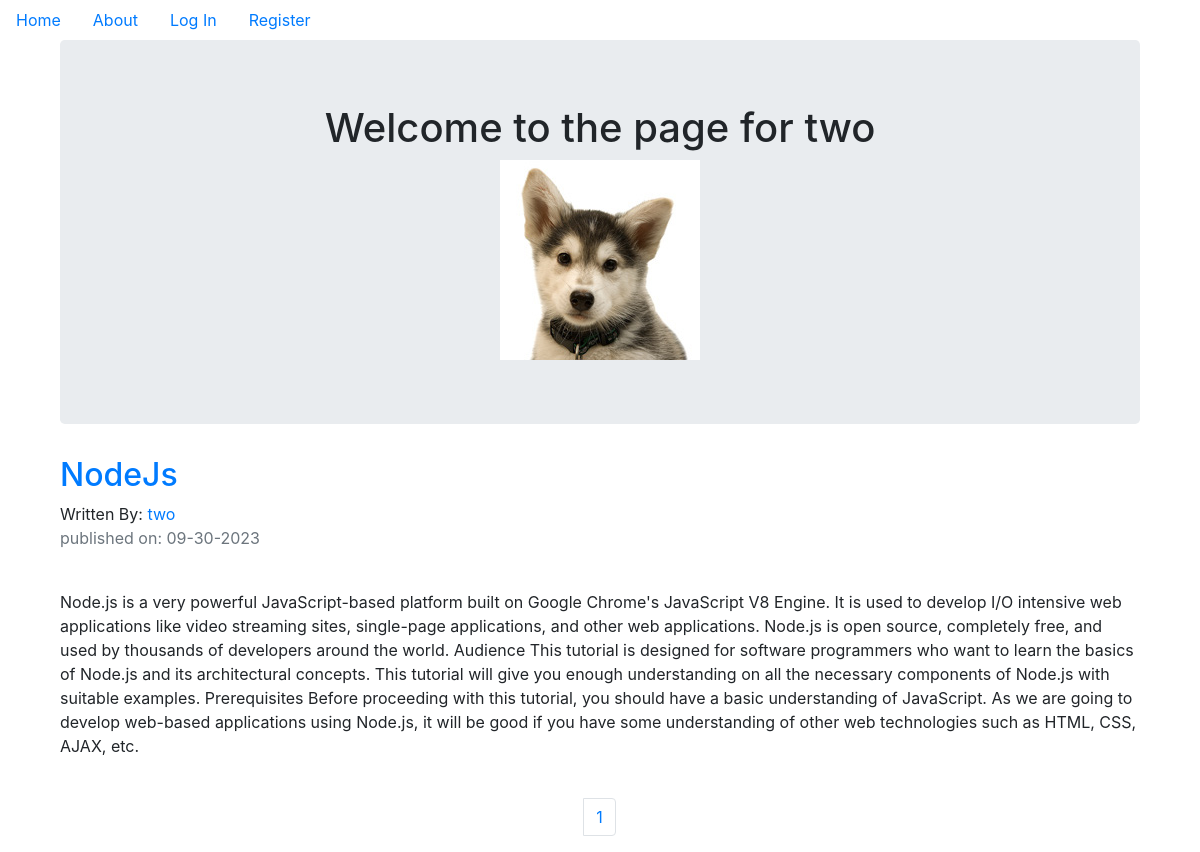
The app's page /two with its own data.
### schoolblog/models.py (models this page shows, shortened)
class User(db.Model, UserMixin):
    __tablename__ = 'users'
    id = db.Column(db.Integer, primary_key = True)
    profile_image = db.Column(db.String(20), nullable=False, default='default_profile.png')
    email = db.Column(db.String(64), unique=True, index=True)
    username = db.Column(db.String(64), unique=True, index=True)
    pass_hash = db.Column(db.String(128))
    posts = db.relationship('Blog', backref='author', lazy=True)

class Blog(db.Model):
    users = db.relationship(User)
    id = db.Column(db.Integer, primary_key=True)
    user_id = db.Column(db.Integer, db.ForeignKey('users.id'), nullable=False)
    date = db.Column(db.DateTime, nullable=False, default=datetime.utcnow)
    title = db.Column(db.String(140), nullable=False)
    text = db.Column(db.Text, nullable=False)

### schoolblog/users/views.py (the view)
@users.route("/<username>")
def user_posts(username):
    page = request.args.get('page', 1, type=int)
    user = User.query.filter_by(username=username).first_or_404()
    blog_posts = Blog.query.filter_by(author=user).order_by(Blog.date.desc()).paginate(page=page, per_page=7)
    return render_template('user_blog_post.html', blog_posts=blog_posts, user=user)

### schoolblog/templates/user_blog_post.html
{% extends 'base.html' %}
{% block content %}
<div class="container">
    <div class="jumbotron">
            <div align='center'>
                <h1>Welcome to the page for {{user.username}}</h1>
                <img align='center' src="{{url_for('static',filename='profile_pics/'+ user.profile_image)}}" alt="">
            </div>
        </div>
        {%for post in blog_posts.items %}
            <h2> <a href="{{url_for('blog_posts.blog_post', blog_post_id=post.id)}}"> {{ post.title}} </a></h2>
            Written By: <a href="{{url_for('users.user_posts', username = post.author.username)}}"> {{post.author.username}}</a>
            <p class="text-muted">published on: {{post.date.strftime("%m-%d-%Y")}}</p>
            <br>
            <p>{{post.text}}</p>
            <br>
        {% endfor %}
    </div>
    <nav aria-label="Page navigation example">
        <ul class="pagination justify-content-center">
          <li class="page-item">
                {% for page_num in blog_posts.iter_pages( left_edge=1, right_edge=1, left_current=1, right_current=2) %}
                    {% if blog_posts.page == page_num %}
                        <li class="page-item diabled">
                            <a href="{{url_for('users.user_posts', username=user.username, page=page_num)}}" class="page-link">{{ page_num }}</a>
                        </li>
                    {% else %}
                        <li class="page-item">
                            <a href="{{url_for('users.user_posts', username=user.username, page=page_num)}}" class="page-link">{{ page_num }}</a>
                        </li>
                    {%endif%}
                {%endfor%}
          </li>
        </ul>
      </nav>
{% endblock %}

### schoolblog/templates/base.html (shortened to what this page needs)
<!DOCTYPE html>
<html lang="en" dir="ltr">
  <head>
    <link rel="stylesheet" href="https://maxcdn.bootstrapcdn.com/bootstrap/4.0.0/css/bootstrap.min.css">
  </head>
  <body>
    <ul class='nav'>
      <li class='nav-link'>
        <a href="{{url_for('core.index')}}">Home</a>
      </li>
      <li class='nav-link'>
        <a href="{{url_for('core.info')}}">About</a>
      </li>
      {% if current_user.is_authenticated%}
        <li class='nav-link'>
          <a href="{{url_for('users.logout')}}">Log Out</a>
        </li>
        <li class='nav-link'>
          <a href="{{url_for('users.account')}}">Account</a>
        </li>
        <li class='nav-link'>
          <a href="{{url_for('blog_posts.create')}}">Create Post</a>
        </li>
      {% else %}
      <li class='nav-link'>
        <a href="{{url_for('users.login')}}">Log In</a>
      </li>
      <li class='nav-link'>
        <a href="{{url_for('users.register')}}">Register</a>
      </li>
      {%endif%}
    </ul>
<div class="container">
  {% block content %}
  {% endblock %}
</div>
  </body>
</html>

### records on screen
User: username "two", profile_image (placeholder picture)
Blog: title "NodeJs", author.username "two", date "09-30-2023", text "Node.js is a very powerful JavaScript-based platform built on Google Chrome's JavaScript V8 Engine. It is used to develop I/O intensive web applications like video streaming sites, single-page applications, and other web applications. Node.js is open source, completely free, and used by thousands of developers around the world. Audience This tutorial is designed for software programmers who want to learn the basics of Node.js and its architectural concepts. This tutorial will give you enough understanding on all the necessary components of Node.js with suitable examples. Prerequisites Before proceeding with this tutorial, you should have a basic understanding of JavaScript. As we are going…"

### other values on screen
{{ page_num }} "1"
